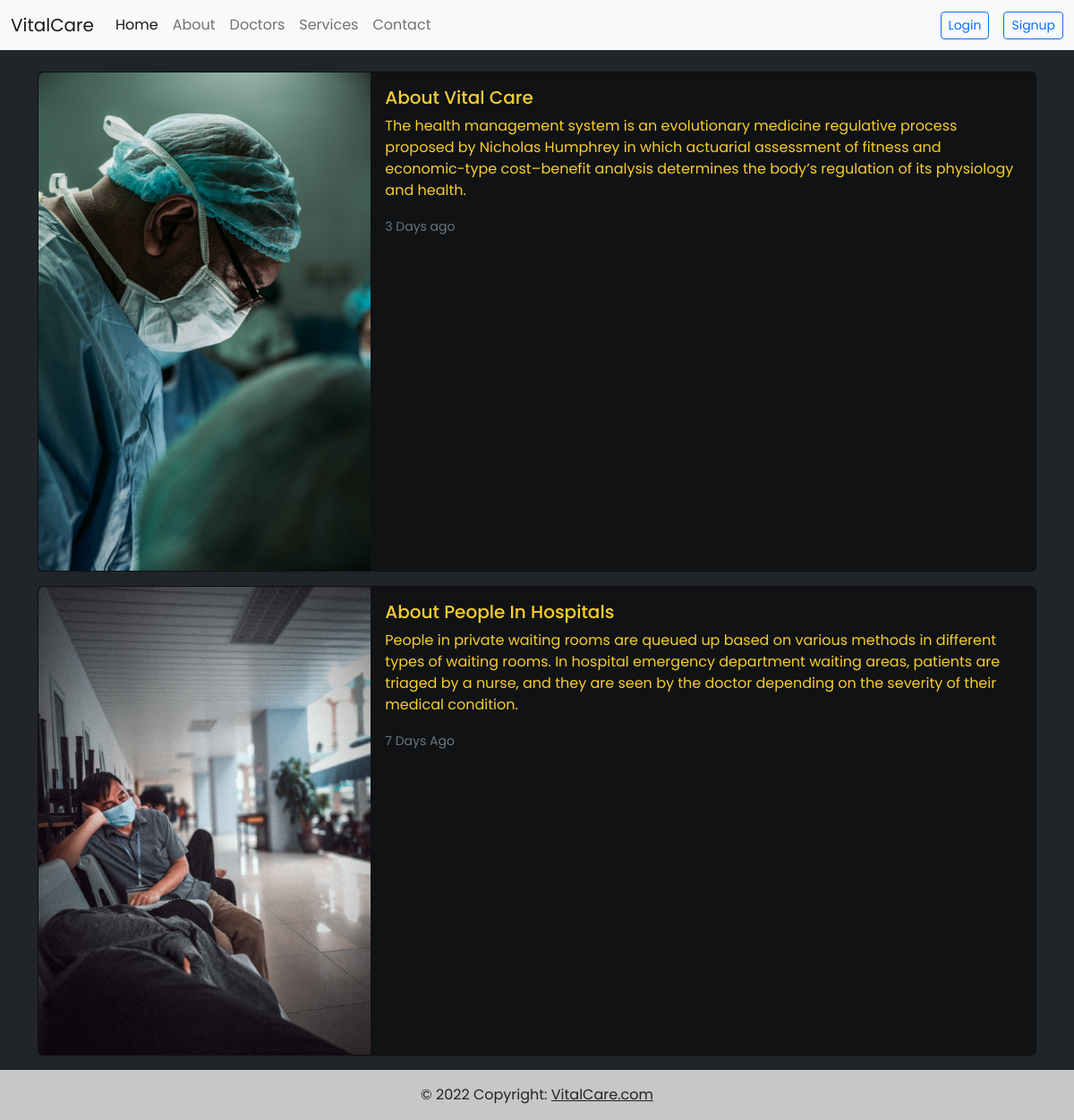
/about, run on the app's committed database.
### webpages/models.py (models this page shows, shortened)
class About(models.Model):
    photo = models.ImageField(upload_to='media/homecard/%Y')
    title = models.CharField(max_length=255)
    desc = models.TextField()
    updated = models.CharField(max_length=255)

### webpages/views.py (the view)
# urls.py: path('about',views.about, name='about'),
def about(request):
    about = About.objects.all()
    data = {
        'about':about
    }
    return render (request, 'webpages/about.html',data)

### templates/webpages/about.html
{% extends 'base.html' %}
{% block content %}
<div class="container mt-4">
    {% for ab in about %}
    <div class="card mb-3 animate__animated animate__tada" style="max-width: 160rem; background-color: rgba(0,0,0,0.5); color:#F7CD2E ;">
        <div class="row g-0">
            <div class="col-md-4">
                <img src="{{ ab.photo.url }}" class="img-fluid rounded-start" alt="...">
            </div>
            <div class="col-md-8">
                <div class="card-body">
                    <h5 class="card-title">{{ab.title}}</h5>
                    <p class="card-text">{{ab.desc}}</p>
                    <p class="card-text"><small class="text-muted">{{ab.updated}}</small></p>
                </div>
            </div>
        </div>
    </div>
    {% endfor %}
</div>
{% endblock %}

### data on the page
About: photo (picture), title "About Vital Care", desc "The health management system is an evolutionary medicine regulative process proposed by Nicholas Humphrey in which actuarial assessment of fitness and economic-type cost–benefit analysis determines the body’s regulation of its physiology and health.", updated "3 Days ago"
About: photo (picture), title "About People In Hospitals", desc "People in private waiting rooms are queued up based on various methods in different types of waiting rooms. In hospital emergency department waiting areas, patients are triaged by a nurse, and they are seen by the doctor depending on the severity of their medical condition.", updated "7 Days Ago"
